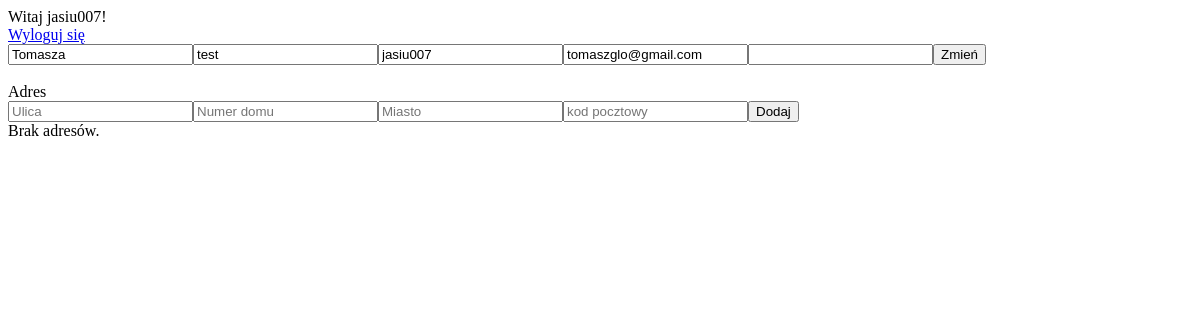
The app's page /dashboard.php (signed in), older data.
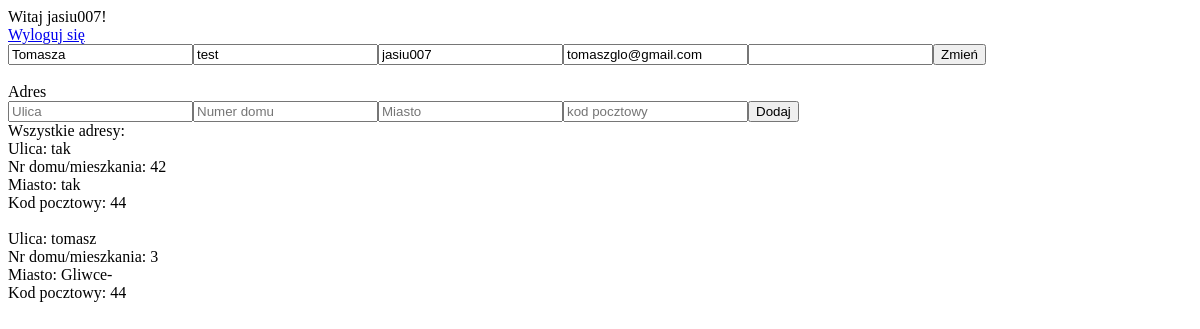
The same page, newer data.
### tables this page shows
CREATE TABLE `uzytkownicy` (
  `id` int(11) NOT NULL,
  `Imie` text DEFAULT NULL,
  `Nazwisko` text DEFAULT NULL,
  `Nazwa_Uzytkownika` text DEFAULT NULL,
  `email` text NOT NULL,
  `Haslo` text DEFAULT NULL,
  `Id_Zamowienia` int(11) DEFAULT NULL,
  `Adres` int(11) DEFAULT NULL,
  `Formy_Platnosci` int(11) DEFAULT NULL,
  `Administrator` tinyint(1) DEFAULT NULL
);

CREATE TABLE `adresy` (
  `id` int(11) NOT NULL,
  `Miasto` text DEFAULT NULL,
  `Ulica` text DEFAULT NULL,
  `Nr_Domu_Mieszkania` int(11) DEFAULT NULL,
  `Kod_Pocztowy` int(11) DEFAULT NULL,
  `id_user` int(11) NOT NULL
);

### dashboard.php (the view, shortened to what this page needs)
<!DOCTYPE HTML>
<html lang="pl">
    <head>
        <link rel="stylesheet" href="dashboard.css">
    </head>
<body>
<?php
    require_once "./connection.php";
    $id_user = $_SESSION['id'];
    $sql = "SELECT * FROM `uzytkownicy` WHERE id= '".$id_user."'";
    $result = mysqli_query($connection, $sql);
    while($row = mysqli_fetch_assoc($result))
    {
        echo "Witaj ".$row['Nazwa_Uzytkownika']."!";
        echo "<br>";
        echo '<a id="logout-b" href="logowanie/logout.php">Wyloguj się</a>';
        echo "<br>";
        echo "<form action='dashboard.php' method='post'>";
            echo "<input type='text' name='imie' value='".$row['Imie']."' placeholder='imie'>";
            echo "<input type='text' name='nazwisko' value='".$row['Nazwisko']."' placeholder='nazwisko' >";
            echo "<input type='text' name='nazwa_u' value='".$row['Nazwa_Uzytkownika']."'>";
            echo "<input type='text' name='email' value='".$row['email']."'>";
            echo "<input type='password' name='haslo' >";
            echo "<input type='submit' name='submit' value='Zmień'>";
        echo "</form>";
    }
echo "<br>";
echo "Adres";
echo "<br>";
echo "<form action = 'dashboard.php' method = 'post'>";
echo "<input type='text' name='ulica' placeholder='Ulica' required>";
echo "<input type='text' name='nr_domu' placeholder='Numer domu' required>";
echo "<input type='text' name='miasto' placeholder='Miasto' required>";
echo "<input type='text' name='kod_pocztowy' placeholder='kod pocztowy' required>";
echo "<input type='submit' name='submit2' value='Dodaj'>";
echo "</form>";
$query = "SELECT a.Ulica, a.Nr_Domu_Mieszkania, a.Miasto, a.Kod_pocztowy
          FROM `adresy` a
          INNER JOIN `adresy_uzytkownicy` au ON a.id = au.id_adresu
          WHERE au.id_user = '$id_user'";
$result = mysqli_query($connection, $query);
if (mysqli_num_rows($result) > 0) {
    echo "Wszystkie adresy:";
    while ($row = mysqli_fetch_assoc($result)) {
        echo "<br>";
        echo "Ulica: " . $row['Ulica'] . "<br>";
        echo "Nr domu/mieszkania: " . $row['Nr_Domu_Mieszkania'] . "<br>";
        echo "Miasto: " . $row['Miasto'] . "<br>";
        echo "Kod pocztowy: " . $row['Kod_pocztowy'] . "<br>";
    }
} else {
    echo "Brak adresów.";
}
?>
</body>
</html>

Row changes from the older to the newer data that the page shows:
added adresy: Ulica "tak", Nr_Domu_Mieszkania "42", Miasto "tak", Kod_Pocztowy "44"
added adresy: Ulica "tomasz", Nr_Domu_Mieszkania "3", Miasto "Gliwce-", Kod_Pocztowy "44"
Text that changed along with them:
text no longer shown: "Brak adresów."
text now shown: "Wszystkie adresy:"
